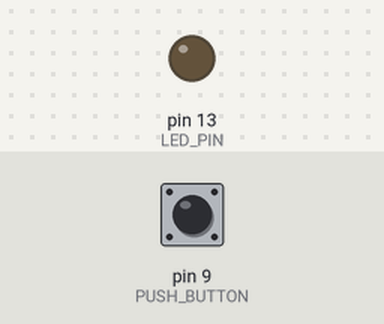
Simulated run of this sketch. Board: Arduino Uno, built with avr-gcc and run on an emulated ATmega328P. On the bench: output pins drawn as LEDs (lit = HIGH). The test bench sets the inputs (shaded band); at power-on: pin 9 (PUSH_BUTTON) LOW.

Above: at 1.2 s.
1.3 s: pin 9 (PUSH_BUTTON) pulled HIGH for 0.15 s
At 1.37 s:
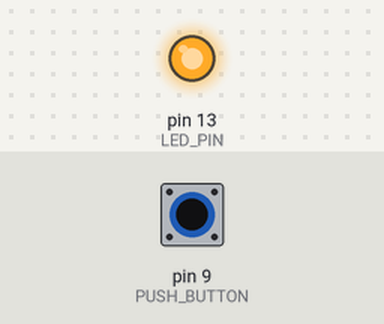
2.9 s: pin 9 (PUSH_BUTTON) pulled HIGH for 3.2 s
At 7.4 s:
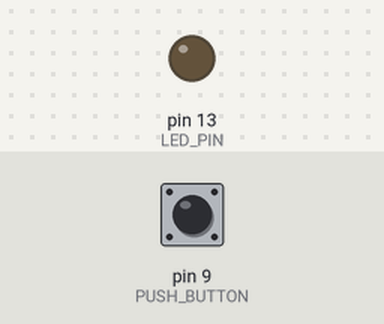
Timing chart, 0 to 8.9 s (numbered marks = the images above; inputs shaded):
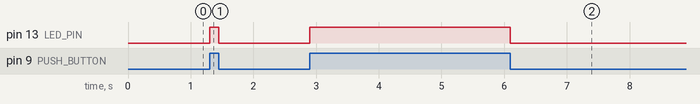

Measured:
- after the input at 1.3 s, pin 13 (LED_PIN): LOW → HIGH at once, → LOW 0.15 s later
- after the input at 2.9 s, pin 13 (LED_PIN): LOW → HIGH at once, → LOW 3.2 s later

The sketch:

button_controlled_led.ino
```cpp
#define PUSH_BUTTON 9
#define LED_PIN 13

void setup() {
  pinMode(PUSH_BUTTON, INPUT);
  pinMode(LED_PIN, OUTPUT);
}

void loop() {
  int buttonState = digitalRead(PUSH_BUTTON);
  digitalWrite(LED_PIN, buttonState);
}
```
